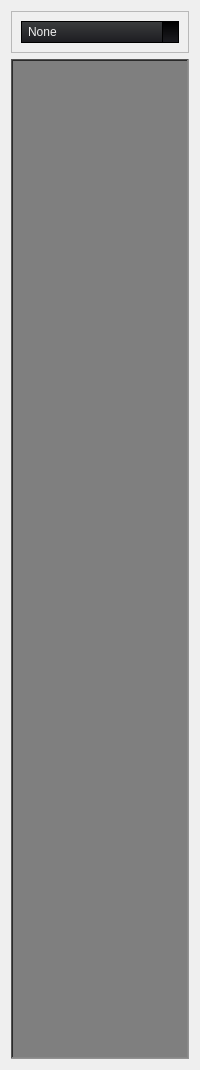
           <widget class="QWidget" name="tab_4">
            <attribute name="title">
             <string>Help</string>
            </attribute>
            <layout class="QVBoxLayout" name="verticalLayout_6">
             <item>
              <widget class="QFrame" name="frame_7">
               <property name="frameShape">
                <enum>QFrame::StyledPanel</enum>
               </property>
               <property name="frameShadow">
                <enum>QFrame::Raised</enum>
               </property>
               <layout class="QGridLayout" name="gridLayout_3">
                <item row="0" column="0">
                 <widget class="QComboBox" name="display_help">
                  <property name="sizePolicy">
                   <sizepolicy hsizetype="Preferred" vsizetype="Preferred">
                    <horstretch>0</horstretch>
                    <verstretch>0</verstretch>
                   </sizepolicy>
                  </property>
                  <property name="maximumSize">
                   <size>
                    <width>16777214</width>
                    <height>16777215</height>
                   </size>
                  </property>
                  <property name="styleSheet">
                   <string notr="true">				QComboBox
				{
					background-color: qlineargradient(spread:repeat, x1:1, y1:0, x2:1, y2:1, stop:0  rgb(59, 61, 62) /*bg_alt*/,stop:1 rgb(28, 28, 32) /*bg_prim*/);
					border: 1px solid #000;
					padding-left: 6px;
					color: rgb(238, 238, 238) /*txt*/;
					height: 20px;
				}
				QComboBox::disabled
				{
					background-color: #404040;
					color: #656565;
					border-color: rgb(0, 0, 0) /*bg_gen*/;
				}
				QComboBox:on
				{
					background-color: rgb(236, 157, 0) /*accent*/;
					color: rgb(28, 28, 28) /*txt_bg*/;
				}
				QComboBox QAbstractItemView
				{
					background-color: rgb(28, 28, 32) /*bg_prim*/;
					color: rgb(238, 238, 238) /*txt*/;
					border: 1px solid black;
					selection-background-color: rgb(236, 157, 0) /*accent*/;
					outline: 0;
				}
				QComboBox::drop-down
				{
					background-color: qlineargradient(spread:repeat, x1:1, y1:0, x2:1, y2:1, stop:0  rgb(0, 0, 0) /*bg_gen*/,stop:1 rgb(28, 28, 32) /*bg_prim*/);
					subcontrol-origin: padding;
					subcontrol-position: top right;
					width: 15px;
					border-left-width: 1px;
					border-left-color: black;
					border-left-style: solid; 
				}
				QComboBox::down-arrow
				{
					image: url(:/16x16/icons/16x16/down.gif);
					width: 8px;
					height: 8px;
				}</string>
                  </property>
                  <property name="currentText">
                   <string>None</string>
                  </property>
                  <property name="currentIndex">
                   <number>0</number>
                  </property>
                  <property name="maxVisibleItems">
                   <number>19</number>
                  </property>
                  <item>
                   <property name="text">
                    <string>None</string>
                   </property>
                  </item>
                 </widget>
                </item>
               </layout>
              </widget>
             </item>
             <item>
              <widget class="QTextEdit" name="text_edit">
               <property name="sizePolicy">
                <sizepolicy hsizetype="Preferred" vsizetype="Preferred">
                 <horstretch>0</horstretch>
                 <verstretch>0</verstretch>
                </sizepolicy>
               </property>
               <property name="minimumSize">
                <size>
                 <width>0</width>
                 <height>1000</height>
                </size>
               </property>
               <property name="font">
                <font>
                 <family>MS Shell Dlg 2</family>
                 <pointsize>8</pointsize>
                 <weight>9</weight>
                 <italic>false</italic>
                 <bold>false</bold>
                </font>
               </property>
               <property name="styleSheet">
                <string notr="true">background-color: rgb(127, 127, 127);
</string>
               </property>
               <property name="frameShape">
                <enum>QFrame::WinPanel</enum>
               </property>
               <property name="lineWidth">
                <number>2</number>
               </property>
               <property name="sizeAdjustPolicy">
                <enum>QAbstractScrollArea::AdjustToContents</enum>
               </property>
               <property name="autoFormatting">
                <set>QTextEdit::AutoBulletList</set>
               </property>
               <property name="lineWrapMode">
                <enum>QTextEdit::WidgetWidth</enum>
               </property>
               <property name="readOnly">
                <bool>true</bool>
               </property>
              </widget>
             </item>
            </layout>
           </widget>
